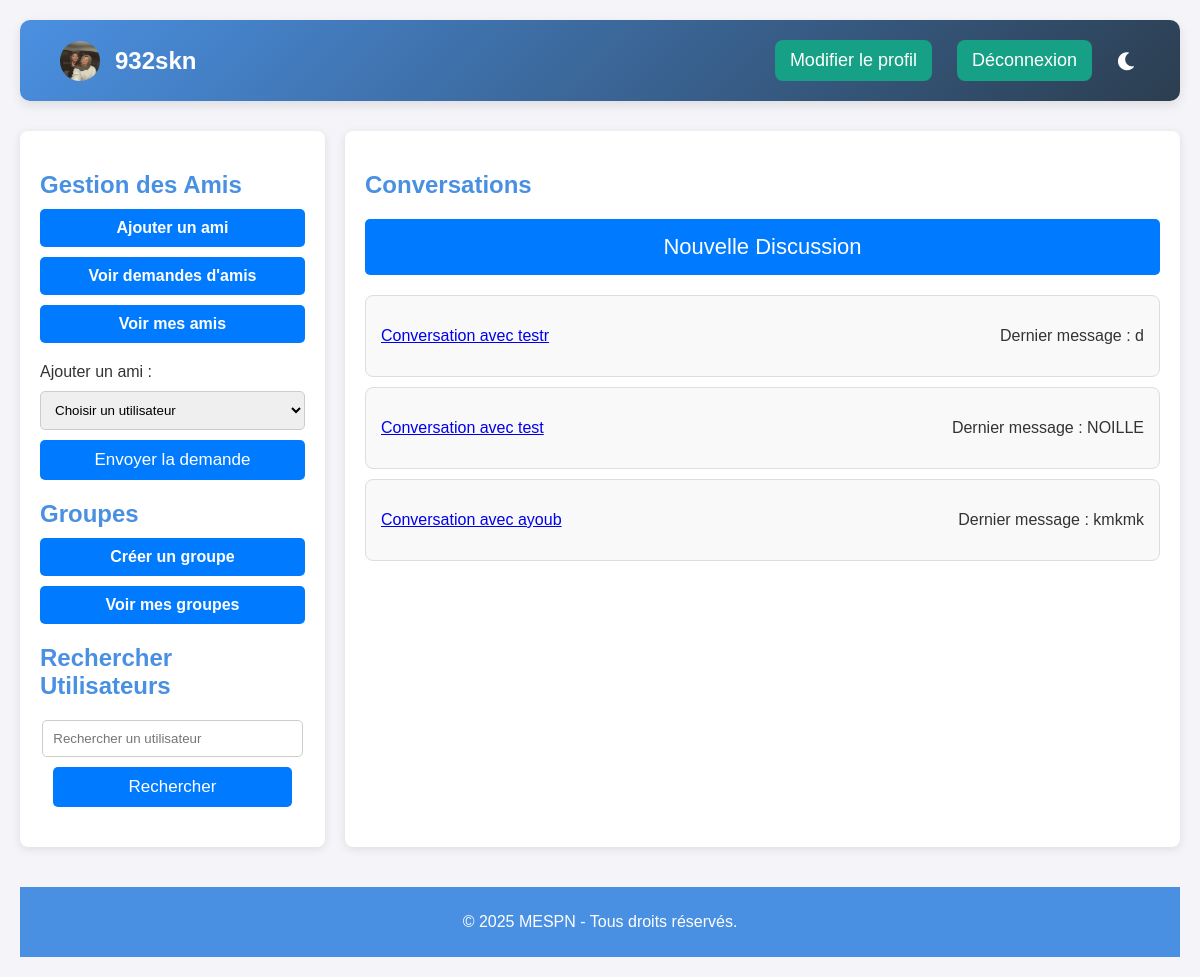
Screenshot of / (signed in) with the database file from the repository.
### models.py (models this page shows)
class User(UserMixin, db.Model):
    id = db.Column(db.Integer, primary_key=True)
    username = db.Column(db.String(150), unique=True, nullable=False)
    email = db.Column(db.String(150), unique=True, nullable=False)  # Nouveau champ
    phone_number = db.Column(db.String(20), unique=True, nullable=False)  # Nouveau champ
    password = db.Column(db.String(150), nullable=False)
    profile_picture = db.Column(db.String(200))
    bio = db.Column(db.Text)
    is_active = db.Column(db.Boolean, default=True)

class Message(db.Model):
    id = db.Column(db.Integer, primary_key=True)
    conversation_id = db.Column(db.Integer, db.ForeignKey('conversation.id'), nullable=True)  # Message privé
    group_id = db.Column(db.Integer, db.ForeignKey('group.id'), nullable=True)  # Message de groupe
    sender_id = db.Column(db.Integer, db.ForeignKey('user.id'), nullable=False)
    content = db.Column(db.String(500), nullable=False)
    is_read = db.Column(db.Boolean, default=False)
    timestamp = db.Column(db.DateTime, default=db.func.current_timestamp())
    sender = db.relationship('User', foreign_keys=[sender_id])
    conversation = db.relationship('Conversation', foreign_keys=[conversation_id])
    group = db.relationship('Group', foreign_keys=[group_id])

### app.py (the view)
@app.route('/')
@login_required
def index():
    friends = [friend.friend_id for friend in Friend.query.filter_by(user_id=current_user.id).all()]
    friends.append(current_user.id)  # Inclure l'utilisateur lui-même
    users = User.query.filter(~User.id.in_(friends)).all()
    conversations = Conversation.query.filter(
        (Conversation.user_1_id == current_user.id) |
        (Conversation.user_2_id == current_user.id)
    ).all()
    conversation_data = []
    for conversation in conversations:
        other_user = conversation.user_1 if conversation.user_2_id == current_user.id else conversation.user_2
        if other_user is None or other_user.is_active is False:
            continue
        unread_count = Message.query.filter_by(conversation_id=conversation.id, is_read=False, sender_id=other_user.id).count()
        last_message = Message.query.filter_by(conversation_id=conversation.id).order_by(Message.timestamp.desc()).first()
        conversation_data.append({
            'conversation': conversation,
            'other_user': other_user,
            'unread_count': unread_count,
            'last_message': last_message  # Ajouter le dernier message à la liste des données
        })
    return render_template('index.html', user=current_user, users=users, conversation_data=conversation_data)

### app.py (called while the page is built)
@login_manager.user_loader
def load_user(user_id):
    return db.session.get(User, int(user_id))  # Correctif pour éviter LegacyAPIWarning

@app.context_processor
def inject_profile_picture():
    def get_profile_picture(user):
        if user.profile_picture and os.path.exists(user.profile_picture):
            return url_for('static', filename=f"photos_profil/{os.path.basename(user.profile_picture)}")
        return url_for('static', filename='icone-profil-avatar-par-defaut-image-utilisateur-medias-sociaux-icone-avatar-gris-silhouette-profil-vierge-illustration-vectorielle_561158-3467.avif')
    return dict(get_profile_picture=get_profile_picture)

### templates/index.html (shortened to what this page needs)
<!DOCTYPE html>
<html lang="en">
<head>
    <link rel="stylesheet" href="https://cdnjs.cloudflare.com/ajax/libs/font-awesome/5.15.4/css/all.min.css">
</head>
<body>
    <div class="container">
        <header>
            <div style="display: flex; align-items: center;">
                <img src="{{ user.profile_picture if user.profile_picture else url_for('static', filename='icone-profil-avatar-par-defaut-image-utilisateur-medias-sociaux-icone-avatar-gris-silhouette-profil-vierge-illustration-vectorielle_561158-3467.avif') }}"
                alt="Photo de profil"
                style="width: 40px; height: 40px; border-radius: 50%; margin-right: 15px;">
                <h1>{{ user.username }}</h1>
            </div>
            <div class="header-buttons">
                <a href="{{ url_for('edit_profile') }}" style="margin-right: 20px;">Modifier le profil</a>
                <a href="{{ url_for('logout') }}">Déconnexion</a>
            </div>
            <div class="dark-mode-toggle">
                <a href="javascript:void(0);" id="darkModeToggle" title="Mode sombre">
                    <i class="fas fa-moon"></i>
                </a>
            </div>
        </header>
        <div class="main-content">
            <div class="sidebar">
                <h2>Gestion des Amis</h2>
                <div class="btn-group">
                    <a href="{{ url_for('add_friend') }}">Ajouter un ami</a>
                    <a href="{{ url_for('friend_requests') }}">Voir demandes d'amis</a>
                    <a href="{{ url_for('friends') }}" class="btn btn-primary">Voir mes amis</a>
                </div>
                <form action="{{ url_for('send_friend_request') }}" method="post">
                    <label for="user-select">Ajouter un ami :</label>
                    <select id="user-select" name="user_id" required>
                        <option value="" disabled selected>Choisir un utilisateur</option>
                    </select>
                    <button type="submit">Envoyer la demande</button>
                </form>
                <h2>Groupes</h2>
                <div class="btn-group">
                    <a href="{{ url_for('create_group') }}">Créer un groupe</a>
                    <a href="{{ url_for('groups') }}">Voir mes groupes</a>
                </div>
                <h2>Rechercher Utilisateurs</h2>
                <form method="POST" action="{{ url_for('search_users') }}" style="display: flex; flex-direction: column; align-items: center; justify-content: center; margin-bottom: 20px;">
                    <input type="text" name="query" placeholder="Rechercher un utilisateur" required style="width: 90%; padding: 10px; margin: 10px 0; border: 1px solid #ccc; border-radius: 5px;">
                    <button type="submit" style="width: 90%; padding: 10px 20px; background-color: #007bff; color: white; border: none; border-radius: 5px; cursor: pointer; transition: background-color 0.3s ease;">Rechercher</button>
                </form>
            </div>
            <div class="content">
                <h2>Conversations</h2>
                <button id="newDiscussionButton" onclick="document.getElementById('newDiscussion').style.display='block'">
                    Nouvelle Discussion
                </button>
                <ul>
                    {% for data in conversation_data %}
                        <li>
                            <a href="{{ url_for('conversation', conversation_id=data.conversation.id) }}">
                                Conversation avec {{ data.other_user.username }}
                            </a>
                            <p>Dernier message :
                                {% if data.last_message %}
                                    {{ data.last_message.content }}
                                {% else %}
                                    Aucun message
                                {% endif %}
                            </p>
                        </li>
                    {% endfor %}
                </ul>
            </div>
        </div>
        <footer>
            <p>© 2025 MESPN - Tous droits réservés.</p>
        </footer>
    </div>
</body>
</html>

### templates/index.html (style rules this page uses)
body { font-family: 'Arial', sans-serif; background-color: #f4f4f9; margin: 0; padding: 0; color: #333; }
.container { max-width: 1200px; margin: 0 auto; padding: 20px; }
header { background: linear-gradient(135deg, #4a90e2, #2c3e50); color: white; padding: 20px 40px; border-radius: 10px; box-shadow: 0 4px 12px rgba(0, 0, 0, 0.1); display: flex; justify-content: space-between; align-items: center; }
header h1 { margin: 0; font-size: 24px; font-weight: 600; display: flex; align-items: center; }
.header-buttons { display: flex; gap: 5px; margin-left: auto; justify-content: flex-end; }
header a { color: white; text-decoration: none; font-weight: 500; font-size: 18px; padding: 10px 15px; background-color: #16a085; border-radius: 8px; transition: background-color 0.3s ease; }
.dark-mode-toggle { display: flex; align-items: center; justify-content: center; }
#darkModeToggle { background-color: transparent; padding: 5px; border-radius: 50%; display: flex; align-items: center; justify-content: center; cursor: pointer; transition: background-color 0.3s ease; margin-left: 20px; }
.fas { font-size: 18px; color: white; }
.main-content { display: flex; gap: 20px; margin-top: 30px; }
.sidebar, .content { background-color: #fff; border-radius: 8px; box-shadow: 0 2px 10px rgba(0, 0, 0, 0.1); padding: 20px; }
.sidebar { flex: 1; max-width: 300px; }
.content { flex: 3; }
h2 { color: #4a90e2; margin-bottom: 10px; }
form { margin-bottom: 20px; }
input[type="text"], select { width: 100%; padding: 10px; margin: 10px 0; border: 1px solid #ccc; border-radius: 5px; }
button { background-color: #007bff; color: #fff; border: none; border-radius: 5px; padding: 10px 20px; font-size: 17px; cursor: pointer; transition: background-color 0.3s ease; text-align: center; width: 100%; display: block; margin: 0 auto; }
ul { list-style-type: none; padding: 0; }
li { background-color: #f9f9f9; padding: 15px; border: 1px solid #ddd; border-radius: 8px; margin-bottom: 10px; display: flex; justify-content: space-between; align-items: center; }
.btn-group { display: block; margin-bottom: 20px; }
.btn-group a { padding: 10px 20px; background-color: #007bff; color: white; border-radius: 5px; text-decoration: none; text-align: center; font-weight: bold; display: block; margin-bottom: 10px; }
footer { text-align: center; margin-top: 40px; padding: 10px; background-color: #4a90e2; color: white; }
#newDiscussionButton { padding: 15px 20px; font-size: 22px; text-align: center; width: 100%; display: block; margin: 20px auto; }

### rows the page displays
User: username "932skn"
User: other_user.username "testr"
Message: last_message.content "d"
User: other_user.username "test"
Message: last_message.content "NOILLE"
User: other_user.username "ayoub"
Message: last_message.content "kmkmk"
